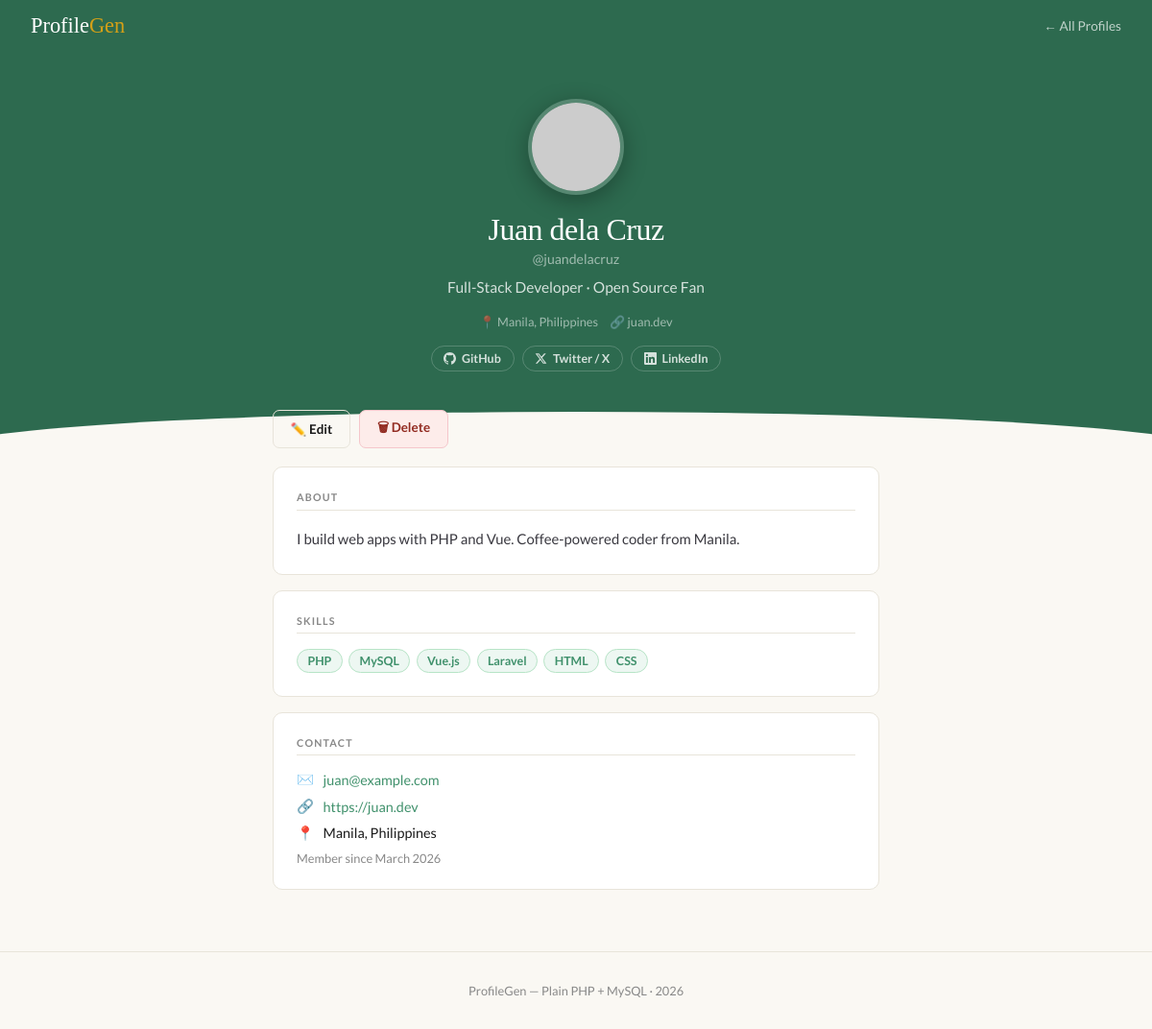
/profile.php?u=juandelacruz, run on the app's committed database.
### tables this page shows
CREATE TABLE IF NOT EXISTS profiles (
    id         INT          NOT NULL AUTO_INCREMENT,
    name       VARCHAR(100) NOT NULL,
    username   VARCHAR(50)  NOT NULL,
    email      VARCHAR(150) NOT NULL,
    headline   VARCHAR(150)          DEFAULT NULL,
    bio        TEXT                  DEFAULT NULL,
    location   VARCHAR(100)          DEFAULT NULL,
    website    VARCHAR(255)          DEFAULT NULL,
    avatar     VARCHAR(255)          DEFAULT NULL,
    github     VARCHAR(100)          DEFAULT NULL,
    twitter    VARCHAR(100)          DEFAULT NULL,
    linkedin   VARCHAR(100)          DEFAULT NULL,
    skills     TEXT                  DEFAULT NULL,
    created_at DATETIME              DEFAULT CURRENT_TIMESTAMP,

    PRIMARY KEY (id),
    UNIQUE KEY uq_username (username),
    UNIQUE KEY uq_email    (email)
);

### profile.php (the view, shortened to what this page needs)
<?php
$username = trim($_GET['u'] ?? '');
$db   = get_db();
$stmt = $db->prepare("SELECT * FROM profiles WHERE username = ?");
$stmt->execute([$username]);
$p    = $stmt->fetch();
$skills = array_filter(array_map('trim', explode(',', $p['skills'] ?? '')));
function avatar_url($row) {
    return 'https://ui-avatars.com/api/?name=' . urlencode($row['name']) . '&background=2d6a4f&color=fff&size=200&bold=true';
}
?>
<!DOCTYPE html>
<html lang="en">
<head>
</head>
<body>
<nav>
  <a class="brand" href="index.php">Profile<span>Gen</span></a>
  <a class="back" href="index.php">← All Profiles</a>
</nav>
<div class="hero">
  <div class="hero-inner">
    <img class="avatar" src="<?= avatar_url($p) ?>" alt="<?= htmlspecialchars($p['name']) ?>">
    <div class="pname"><?= htmlspecialchars($p['name']) ?></div>
    <div class="phandle">@<?= htmlspecialchars($p['username']) ?></div>
    <?php if($p['headline']): ?>
      <div class="pheadline"><?= htmlspecialchars($p['headline']) ?></div>
    <?php endif ?>
    <div class="meta-row">
      <?php if($p['location']): ?>
        <span class="meta-item">📍 <?= htmlspecialchars($p['location']) ?></span>
      <?php endif ?>
      <?php if($p['website']): ?>
        <span class="meta-item"><a href="<?= htmlspecialchars($p['website']) ?>" target="_blank" rel="noopener">🔗 <?= htmlspecialchars(parse_url($p['website'], PHP_URL_HOST)) ?></a></span>
      <?php endif ?>
    </div>
    <?php if($p['github'] || $p['twitter'] || $p['linkedin']): ?>
      <div class="socials">
        <?php if($p['github']): ?>
          <a href="https://github.com/<?= urlencode($p['github']) ?>" target="_blank" rel="noopener" class="spill">
            GitHub
          </a>
        <?php endif ?>
        <?php if($p['twitter']): ?>
          <a href="https://x.com/<?= urlencode($p['twitter']) ?>" target="_blank" rel="noopener" class="spill">
            <svg width="13" height="13" viewBox="0 0 24 24" fill="currentColor"><path d="M18.244 2.25h3.308l-7.227 8.26 8.502 11.24H16.17l-5.214-6.817L4.99 21.75H1.68l7.73-8.835L1.254 2.25H8.08l4.713 6.231zm-1.161 17.52h1.833L7.084 4.126H5.117z"/></svg>
            Twitter / X
          </a>
        <?php endif ?>
        <?php if($p['linkedin']): ?>
          <a href="https://linkedin.com/in/<?= urlencode($p['linkedin']) ?>" target="_blank" rel="noopener" class="spill">
            LinkedIn
          </a>
        <?php endif ?>
      </div>
    <?php endif ?>
  </div>
</div>
<div class="body">
  <div class="actions">
    <a class="btn btn-outline" href="edit.php?u=<?= urlencode($p['username']) ?>">✏️ Edit</a>
    <form method="POST" action="delete.php" style="display:inline" onsubmit="return confirm('Delete this profile? This cannot be undone.')">
      <button type="submit" class="btn btn-del">🗑 Delete</button>
    </form>
  </div>
  <?php if($p['bio']): ?>
    <div class="pcard">
      <div class="clabel">About</div>
      <p class="bio"><?= htmlspecialchars($p['bio']) ?></p>
    </div>
  <?php endif ?>
  <?php if($skills): ?>
    <div class="pcard">
      <div class="clabel">Skills</div>
      <div class="skill-cloud">
        <?php foreach($skills as $s): ?>
          <span class="stag"><?= htmlspecialchars($s) ?></span>
        <?php endforeach ?>
      </div>
    </div>
  <?php endif ?>
  <div class="pcard">
    <div class="clabel">Contact</div>
    <div class="detail-row">
      <div class="drow">
        <span class="dicon">✉️</span>
        <a href="mailto:<?= htmlspecialchars($p['email']) ?>"><?= htmlspecialchars($p['email']) ?></a>
      </div>
      <?php if($p['website']): ?>
        <div class="drow">
          <span class="dicon">🔗</span>
          <a href="<?= htmlspecialchars($p['website']) ?>" target="_blank" rel="noopener"><?= htmlspecialchars($p['website']) ?></a>
        </div>
      <?php endif ?>
      <?php if($p['location']): ?>
        <div class="drow">
          <span class="dicon">📍</span>
          <span><?= htmlspecialchars($p['location']) ?></span>
        </div>
      <?php endif ?>
      <div class="drow" style="color:var(--muted);font-size:.8rem">
        Member since <?= date('F Y', strtotime($p['created_at'])) ?>
      </div>
    </div>
  </div>
</div>
<footer>ProfileGen &mdash; Plain PHP + MySQL &middot; <?= date('Y') ?></footer>
</body>
</html>

### profile.php (style rules this page uses)
*,*::before,*::after { box-sizing:border-box;margin:0;padding:0 }
:root { --green:#2d6a4f;--green-l:#40916c;--cream:#faf8f3;--paper:#fff;--ink:#1a1a1a;--muted:#888;--border:#e8e4da;--accent:#d4a017;--r:10px }
body { font-family:'Lato',sans-serif;background:var(--cream);color:var(--ink) }
nav { background:var(--green);padding:.9rem 2rem;display:flex;align-items:center;justify-content:space-between }
.brand { font-family:'Playfair Display',serif;color:#fff;font-size:1.4rem;text-decoration:none }
.brand span { color:var(--accent) }
.back { color:rgba(255,255,255,.7);text-decoration:none;font-size:.85rem }
.hero { background:var(--green);padding:3rem 2rem 5rem;text-align:center;position:relative;overflow:hidden }
.hero::after { content:'';position:absolute;bottom:-2px;left:0;right:0;height:40px;background:var(--cream);clip-path:ellipse(55% 100% at 50% 100%) }
.hero-inner { max-width:600px;margin:0 auto;position:relative;z-index:1 }
.avatar { width:100px;height:100px;border-radius:50%;object-fit:cover;border:4px solid rgba(255,255,255,.2);box-shadow:0 6px 24px rgba(0,0,0,.3);margin-bottom:1rem }
.pname { font-family:'Playfair Display',serif;color:#fff;font-size:2rem;line-height:1.1;letter-spacing:-.5px }
.phandle { color:rgba(255,255,255,.55);font-size:.88rem;margin-top:.25rem }
.pheadline { color:rgba(255,255,255,.8);font-size:.97rem;margin-top:.6rem;line-height:1.5 }
.meta-row { display:flex;flex-wrap:wrap;justify-content:center;gap:.75rem;margin-top:1rem }
.meta-item { font-size:.8rem;color:rgba(255,255,255,.55);display:flex;align-items:center;gap:.3rem }
.meta-item a { color:rgba(255,255,255,.55);text-decoration:none }
.socials { display:flex;flex-wrap:wrap;justify-content:center;gap:.5rem;margin-top:1.1rem }
.spill { display:inline-flex;align-items:center;gap:.35rem;font-size:.78rem;font-weight:700;padding:.3rem .8rem;border-radius:99px;text-decoration:none;border:1.5px solid rgba(255,255,255,.2);color:rgba(255,255,255,.8);transition:all .15s }
.body { max-width:680px;margin:-2.5rem auto 0;padding:0 1.5rem 3rem;position:relative;z-index:2 }
.actions { display:flex;gap:.6rem;flex-wrap:wrap;margin-bottom:1.2rem }
.btn { display:inline-flex;align-items:center;padding:.5rem 1.1rem;border-radius:7px;font-family:'Lato',sans-serif;font-size:.84rem;font-weight:700;text-decoration:none;cursor:pointer;border:none;transition:all .15s }
.btn-outline { background:transparent;color:var(--ink);border:1.5px solid var(--border) }
.btn-del { background:#fdecea;color:#922b21;border:1.5px solid #f5c6cb }
.pcard { background:var(--paper);border:1px solid var(--border);border-radius:var(--r);padding:1.5rem;margin-bottom:1rem }
.clabel { font-size:.67rem;font-weight:700;letter-spacing:1.2px;text-transform:uppercase;color:var(--muted);border-bottom:1px solid var(--border);padding-bottom:.4rem;margin-bottom:1rem }
.bio { font-size:.93rem;line-height:1.75;color:#3a3940;white-space:pre-line }
.skill-cloud { display:flex;flex-wrap:wrap;gap:.4rem }
.stag { font-size:.78rem;font-weight:700;background:#edf7f2;color:var(--green-l);border:1px solid #b7e4c7;padding:.25rem .65rem;border-radius:99px }
.detail-row { display:flex;flex-direction:column;gap:.6rem }
.drow { display:flex;align-items:center;gap:.6rem;font-size:.9rem }
.drow a { color:var(--green-l);text-decoration:none }
.dicon { color:var(--muted);flex-shrink:0 }
footer { text-align:center;padding:2rem;font-size:.8rem;color:var(--muted);border-top:1px solid var(--border) }

### data on the page
profiles: name "Juan dela Cruz", username "juandelacruz", headline "Full-Stack Developer · Open Source Fan", location "Manila, Philippines", website "juan.dev", bio "I build web apps with PHP and Vue. Coffee-powered coder from Manila.", skills "PHP", skills "MySQL", skills "Vue.js", skills "Laravel", skills "HTML", skills "CSS", email "juan@example.com", website "https://juan.dev", created_at "March 2026"
